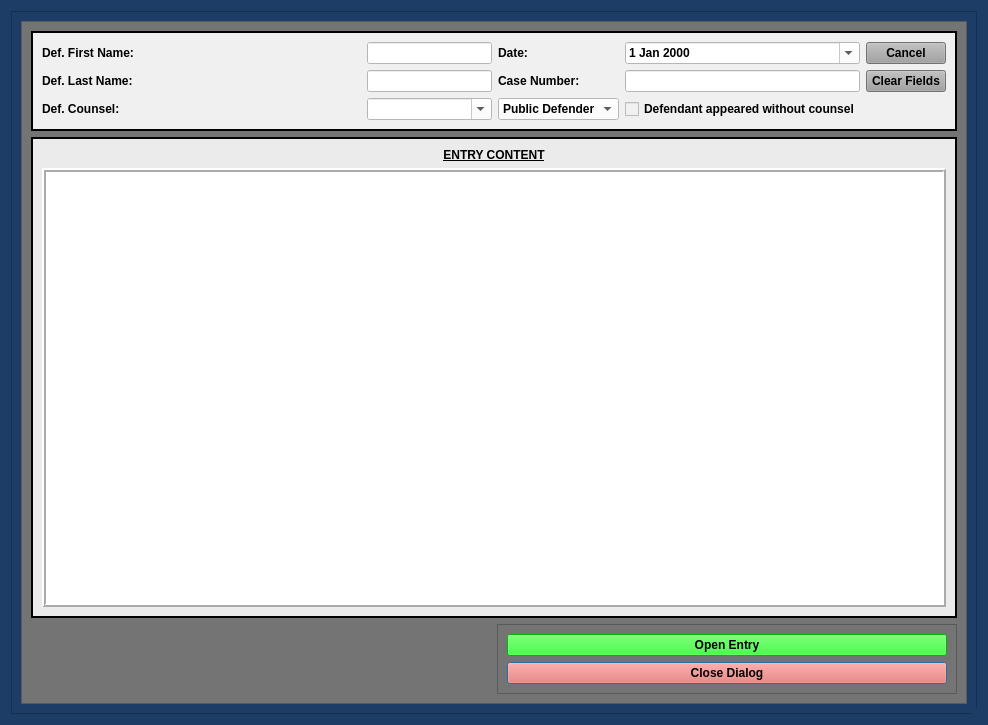
<?xml version="1.0" encoding="UTF-8"?>
<ui version="4.0">
 <class>TermsCommControlDialog</class>
 <widget class="QDialog" name="TermsCommControlDialog">
  <property name="windowModality">
   <enum>Qt::NonModal</enum>
  </property>
  <property name="enabled">
   <bool>true</bool>
  </property>
  <property name="geometry">
   <rect>
    <x>0</x>
    <y>0</y>
    <width>988</width>
    <height>725</height>
   </rect>
  </property>
  <property name="sizePolicy">
   <sizepolicy hsizetype="Preferred" vsizetype="Preferred">
    <horstretch>0</horstretch>
    <verstretch>0</verstretch>
   </sizepolicy>
  </property>
  <property name="minimumSize">
   <size>
    <width>0</width>
    <height>0</height>
   </size>
  </property>
  <property name="maximumSize">
   <size>
    <width>2500</width>
    <height>3500</height>
   </size>
  </property>
  <property name="palette">
   <palette>
    <active>
     <colorrole role="Button">
      <brush brushstyle="SolidPattern">
       <color alpha="255">
        <red>29</red>
        <green>61</green>
        <blue>102</blue>
       </color>
      </brush>
     </colorrole>
     <colorrole role="Base">
      <brush brushstyle="SolidPattern">
       <color alpha="255">
        <red>29</red>
        <green>61</green>
        <blue>102</blue>
       </color>
      </brush>
     </colorrole>
     <colorrole role="Window">
      <brush brushstyle="SolidPattern">
       <color alpha="255">
        <red>29</red>
        <green>61</green>
        <blue>102</blue>
       </color>
      </brush>
     </colorrole>
    </active>
    <inactive>
     <colorrole role="Button">
      <brush brushstyle="SolidPattern">
       <color alpha="255">
        <red>29</red>
        <green>61</green>
        <blue>102</blue>
       </color>
      </brush>
     </colorrole>
     <colorrole role="Base">
      <brush brushstyle="SolidPattern">
       <color alpha="255">
        <red>29</red>
        <green>61</green>
        <blue>102</blue>
       </color>
      </brush>
     </colorrole>
     <colorrole role="Window">
      <brush brushstyle="SolidPattern">
       <color alpha="255">
        <red>29</red>
        <green>61</green>
        <blue>102</blue>
       </color>
      </brush>
     </colorrole>
    </inactive>
    <disabled>
     <colorrole role="Button">
      <brush brushstyle="SolidPattern">
       <color alpha="255">
        <red>29</red>
        <green>61</green>
        <blue>102</blue>
       </color>
      </brush>
     </colorrole>
     <colorrole role="Base">
      <brush brushstyle="SolidPattern">
       <color alpha="255">
        <red>29</red>
        <green>61</green>
        <blue>102</blue>
       </color>
      </brush>
     </colorrole>
     <colorrole role="Window">
      <brush brushstyle="SolidPattern">
       <color alpha="255">
        <red>29</red>
        <green>61</green>
        <blue>102</blue>
       </color>
      </brush>
     </colorrole>
    </disabled>
   </palette>
  </property>
  <property name="font">
   <font>
    <family>Palatino Linotype</family>
    <pointsize>10</pointsize>
    <weight>75</weight>
    <italic>false</italic>
    <bold>true</bold>
   </font>
  </property>
  <property name="windowTitle">
   <string>Terms of Community Control Case Information</string>
  </property>
  <property name="toolTip">
   <string/>
  </property>
  <property name="styleSheet">
   <string notr="true">background-color: rgb(29, 61, 102);
font: 75 10pt &quot;Palatino Linotype&quot;;
font-weight: bold;</string>
  </property>
  <property name="sizeGripEnabled">
   <bool>true</bool>
  </property>
  <property name="modal">
   <bool>true</bool>
  </property>
  <layout class="QGridLayout" name="gridLayout_8">
   <item row="0" column="0">
    <widget class="QFrame" name="frame_4">
     <property name="styleSheet">
      <string notr="true">background-color: rgb(29, 61, 102);</string>
     </property>
     <property name="frameShape">
      <enum>QFrame::StyledPanel</enum>
     </property>
     <property name="frameShadow">
      <enum>QFrame::Raised</enum>
     </property>
     <layout class="QGridLayout" name="gridLayout_4">
      <item row="0" column="0">
       <widget class="QScrollArea" name="scrollArea">
        <property name="focusPolicy">
         <enum>Qt::NoFocus</enum>
        </property>
        <property name="styleSheet">
         <string notr="true">
background-color: rgb(116, 116, 116);</string>
        </property>
        <property name="widgetResizable">
         <bool>true</bool>
        </property>
        <widget class="QWidget" name="scrollAreaWidgetContents">
         <property name="geometry">
          <rect>
           <x>0</x>
           <y>0</y>
           <width>948</width>
           <height>685</height>
          </rect>
         </property>
         <layout class="QGridLayout" name="gridLayout_2">
          <item row="0" column="0" colspan="2">
           <widget class="QFrame" name="case_name_Frame">
            <property name="sizePolicy">
             <sizepolicy hsizetype="Preferred" vsizetype="Preferred">
              <horstretch>0</horstretch>
              <verstretch>0</verstretch>
             </sizepolicy>
            </property>
            <property name="styleSheet">
             <string notr="true">background-color: rgb(240, 240, 240);</string>
            </property>
            <property name="frameShape">
             <enum>QFrame::Box</enum>
            </property>
            <property name="frameShadow">
             <enum>QFrame::Plain</enum>
            </property>
            <property name="lineWidth">
             <number>2</number>
            </property>
            <layout class="QGridLayout" name="gridLayout" columnstretch="1,0,0,0,0">
             <item row="1" column="3">
              <widget class="QLineEdit" name="case_number_lineEdit">
               <property name="maximumSize">
                <size>
                 <width>500</width>
                 <height>16777215</height>
                </size>
               </property>
               <property name="styleSheet">
                <string notr="true">background-color: rgb(255, 255, 255);</string>
               </property>
              </widget>
             </item>
             <item row="2" column="2">
              <widget class="NoScrollComboBox" name="defense_counsel_type_box">
               <property name="styleSheet">
                <string notr="true">background-color: rgb(255, 255, 255);</string>
               </property>
               <item>
                <property name="text">
                 <string>Public Defender</string>
                </property>
               </item>
               <item>
                <property name="text">
                 <string>Private Counsel</string>
                </property>
               </item>
              </widget>
             </item>
             <item row="2" column="0">
              <widget class="QLabel" name="label_24">
               <property name="text">
                <string>Def. Counsel:</string>
               </property>
              </widget>
             </item>
             <item row="2" column="3">
              <widget class="QCheckBox" name="defense_counsel_waived_checkBox">
               <property name="text">
                <string>Defendant appeared without counsel</string>
               </property>
              </widget>
             </item>
             <item row="0" column="1">
              <widget class="QLineEdit" name="defendant_first_name_lineEdit">
               <property name="styleSheet">
                <string notr="true">background-color: rgb(255, 255, 255);</string>
               </property>
              </widget>
             </item>
             <item row="1" column="4">
              <widget class="QPushButton" name="clear_fields_case_Button">
               <property name="focusPolicy">
                <enum>Qt::NoFocus</enum>
               </property>
               <property name="styleSheet">
                <string notr="true">background-color: rgb(160, 160, 160);</string>
               </property>
               <property name="text">
                <string>Clear Fields</string>
               </property>
              </widget>
             </item>
             <item row="2" column="1">
              <widget class="DefenseCounselComboBox" name="defense_counsel_name_box">
               <property name="styleSheet">
                <string notr="true">background-color: rgb(255, 255, 255);</string>
               </property>
               <property name="editable">
                <bool>true</bool>
               </property>
              </widget>
             </item>
             <item row="0" column="2">
              <widget class="QLabel" name="label_26">
               <property name="text">
                <string>Date:</string>
               </property>
              </widget>
             </item>
             <item row="0" column="3">
              <widget class="NoScrollDateEdit" name="plea_trial_date">
               <property name="focusPolicy">
                <enum>Qt::NoFocus</enum>
               </property>
               <property name="styleSheet">
                <string notr="true">color: rgb(0, 0, 0);
background-color: rgb(255, 255, 255);</string>
               </property>
               <property name="calendarPopup">
                <bool>true</bool>
               </property>
              </widget>
             </item>
             <item row="1" column="0">
              <widget class="QLabel" name="label_2">
               <property name="text">
                <string>Def. Last Name:</string>
               </property>
              </widget>
             </item>
             <item row="0" column="4">
              <widget class="QPushButton" name="cancel_Button">
               <property name="focusPolicy">
                <enum>Qt::NoFocus</enum>
               </property>
               <property name="styleSheet">
                <string notr="true">background-color: rgb(160, 160, 160);</string>
               </property>
               <property name="text">
                <string>Cancel</string>
               </property>
              </widget>
             </item>
             <item row="1" column="1">
              <widget class="QLineEdit" name="defendant_last_name_lineEdit">
               <property name="enabled">
                <bool>true</bool>
               </property>
               <property name="styleSheet">
                <string notr="true">background-color: rgb(255, 255, 255);</string>
               </property>
              </widget>
             </item>
             <item row="0" column="0">
              <widget class="QLabel" name="label">
               <property name="text">
                <string>Def. First Name:</string>
               </property>
              </widget>
             </item>
             <item row="1" column="2">
              <widget class="QLabel" name="label_3">
               <property name="text">
                <string>Case Number:</string>
               </property>
              </widget>
             </item>
            </layout>
           </widget>
          </item>
          <item row="2" column="1">
           <widget class="QFrame" name="frame_8">
            <property name="styleSheet">
             <string notr="true">background-color: rgb(116, 116, 116);</string>
            </property>
            <property name="frameShape">
             <enum>QFrame::StyledPanel</enum>
            </property>
            <property name="frameShadow">
             <enum>QFrame::Raised</enum>
            </property>
            <layout class="QGridLayout" name="gridLayout_10">
             <item row="0" column="0">
              <widget class="QPushButton" name="create_entry_Button">
               <property name="styleSheet">
                <string notr="true">background-color: rgb(0, 255, 0);
font: 75 11pt &quot;Palatino Linotype&quot;;
font-weight: bold;</string>
               </property>
               <property name="text">
                <string>Open Entry</string>
               </property>
               <property name="autoDefault">
                <bool>false</bool>
               </property>
              </widget>
             </item>
             <item row="2" column="0">
              <widget class="QPushButton" name="close_dialog_Button">
               <property name="styleSheet">
                <string notr="true">background-color: rgb(255, 96, 82);
font: 75 11pt &quot;Palatino Linotype&quot;;
font-weight: bold;</string>
               </property>
               <property name="text">
                <string>Close Dialog</string>
               </property>
              </widget>
             </item>
            </layout>
           </widget>
          </item>
          <item row="1" column="0" colspan="2">
           <widget class="QFrame" name="frame">
            <property name="styleSheet">
             <string notr="true">background-color: rgb(235, 235, 235);</string>
            </property>
            <property name="frameShape">
             <enum>QFrame::Box</enum>
            </property>
            <property name="frameShadow">
             <enum>QFrame::Plain</enum>
            </property>
            <property name="lineWidth">
             <number>2</number>
            </property>
            <layout class="QGridLayout" name="gridLayout_6">
             <item row="0" column="0">
              <widget class="QLabel" name="label_4">
               <property name="text">
                <string>&lt;html&gt;&lt;head/&gt;&lt;body&gt;&lt;p&gt;&lt;span style=&quot; text-decoration: underline;&quot;&gt;ENTRY CONTENT&lt;/span&gt;&lt;/p&gt;&lt;/body&gt;&lt;/html&gt;</string>
               </property>
               <property name="alignment">
                <set>Qt::AlignCenter</set>
               </property>
              </widget>
             </item>
             <item row="1" column="0">
              <widget class="QTextEdit" name="entry_content_textEdit">
               <property name="styleSheet">
                <string notr="true">background-color: rgb(255, 255, 255);</string>
               </property>
               <property name="frameShape">
                <enum>QFrame::Box</enum>
               </property>
               <property name="frameShadow">
                <enum>QFrame::Raised</enum>
               </property>
               <property name="lineWidth">
                <number>2</number>
               </property>
              </widget>
             </item>
            </layout>
           </widget>
          </item>
         </layout>
        </widget>
       </widget>
      </item>
     </layout>
    </widget>
   </item>
  </layout>
 </widget>
 <customwidgets>
  <customwidget>
   <class>NoScrollDateEdit</class>
   <extends>QDateEdit</extends>
   <header>munientry.widgets.custom_widgets</header>
  </customwidget>
  <customwidget>
   <class>NoScrollComboBox</class>
   <extends>QComboBox</extends>
   <header>munientry.widgets.combo_boxes</header>
  </customwidget>
  <customwidget>
   <class>DefenseCounselComboBox</class>
   <extends>QComboBox</extends>
   <header>munientry.widgets.combo_boxes</header>
  </customwidget>
 </customwidgets>
 <tabstops>
  <tabstop>defendant_first_name_lineEdit</tabstop>
  <tabstop>defendant_last_name_lineEdit</tabstop>
  <tabstop>case_number_lineEdit</tabstop>
  <tabstop>create_entry_Button</tabstop>
  <tabstop>close_dialog_Button</tabstop>
 </tabstops>
 <resources/>
 <connections/>
 <slots>
  <slot>create_entry()</slot>
  <slot>continue_dialog()</slot>
  <slot>close_window()</slot>
  <slot>set_dialog()</slot>
  <slot>update_case_information()</slot>
  <slot>ovi_dialog()</slot>
  <slot>sentencing_dialog()</slot>
  <slot>proceed_to_sentencing()</slot>
  <slot>proceed_to_ovi()</slot>
  <slot>add_charge()</slot>
  <slot>set_statute()</slot>
  <slot>set_pay_date()</slot>
  <slot>amend_offense()</slot>
  <slot>set_offense()</slot>
  <slot>add_charge_to_view()</slot>
  <slot>delete_charge()</slot>
  <slot>delete_charge_from_view()</slot>
  <slot>close_event()</slot>
  <slot>set_fra_in_file()</slot>
  <slot>set_fra_in_court()</slot>
  <slot>start_add_conditions_dialog()</slot>
  <slot>start_amend_offense_dialog()</slot>
 </slots>
</ui>
